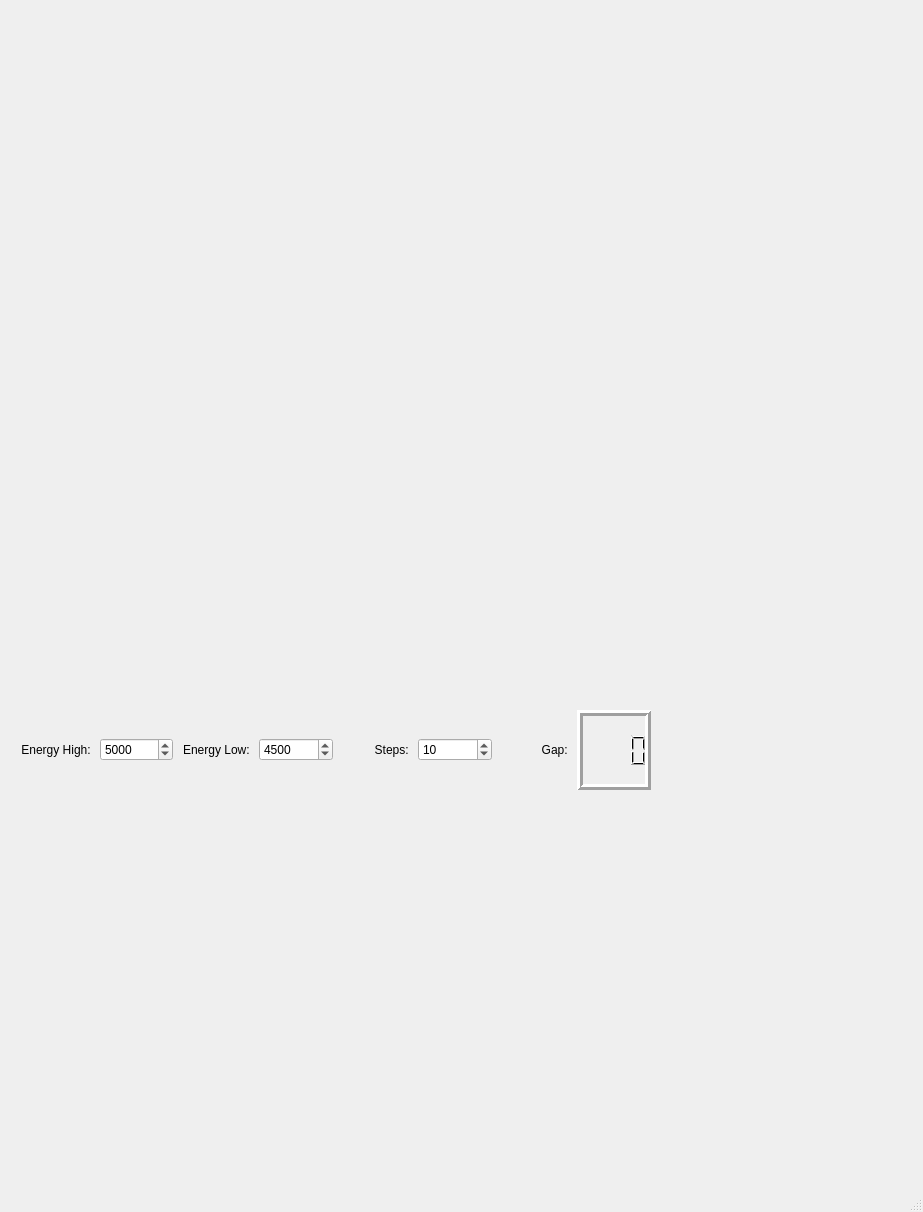
<?xml version="1.0" encoding="UTF-8"?>
<ui version="4.0">
 <class>MainWindow</class>
 <widget class="QMainWindow" name="MainWindow">
  <property name="geometry">
   <rect>
    <x>0</x>
    <y>0</y>
    <width>923</width>
    <height>1212</height>
   </rect>
  </property>
  <property name="windowTitle">
   <string>MainWindow</string>
  </property>
  <widget class="QWidget" name="centralwidget">
   <widget class="QWidget" name="horizontalLayoutWidget">
    <property name="geometry">
     <rect>
      <x>20</x>
      <y>710</y>
      <width>631</width>
      <height>80</height>
     </rect>
    </property>
    <layout class="QHBoxLayout" name="horizontalLayout">
     <item>
      <widget class="QLabel" name="lab_energy_high">
       <property name="text">
        <string>Energy High: </string>
       </property>
       <property name="alignment">
        <set>Qt::AlignRight|Qt::AlignTrailing|Qt::AlignVCenter</set>
       </property>
      </widget>
     </item>
     <item>
      <widget class="QSpinBox" name="input_energy_high">
       <property name="minimum">
        <number>2100</number>
       </property>
       <property name="maximum">
        <number>11000</number>
       </property>
       <property name="singleStep">
        <number>50</number>
       </property>
       <property name="value">
        <number>5000</number>
       </property>
      </widget>
     </item>
     <item>
      <widget class="QLabel" name="lab_energy_low">
       <property name="text">
        <string>Energy Low: </string>
       </property>
       <property name="alignment">
        <set>Qt::AlignRight|Qt::AlignTrailing|Qt::AlignVCenter</set>
       </property>
      </widget>
     </item>
     <item>
      <widget class="QSpinBox" name="input_energy_low">
       <property name="minimum">
        <number>2100</number>
       </property>
       <property name="maximum">
        <number>11000</number>
       </property>
       <property name="singleStep">
        <number>50</number>
       </property>
       <property name="value">
        <number>4500</number>
       </property>
      </widget>
     </item>
     <item>
      <widget class="QLabel" name="lab_energy_step">
       <property name="text">
        <string>Steps: </string>
       </property>
       <property name="alignment">
        <set>Qt::AlignRight|Qt::AlignTrailing|Qt::AlignVCenter</set>
       </property>
      </widget>
     </item>
     <item>
      <widget class="QSpinBox" name="input_energy_step">
       <property name="minimum">
        <number>2</number>
       </property>
       <property name="maximum">
        <number>100</number>
       </property>
       <property name="value">
        <number>10</number>
       </property>
      </widget>
     </item>
     <item>
      <widget class="QLabel" name="lab_energy_gap">
       <property name="text">
        <string>Gap: </string>
       </property>
       <property name="alignment">
        <set>Qt::AlignRight|Qt::AlignTrailing|Qt::AlignVCenter</set>
       </property>
      </widget>
     </item>
     <item>
      <widget class="QLCDNumber" name="energy_gap">
       <property name="frameShadow">
        <enum>QFrame::Raised</enum>
       </property>
       <property name="lineWidth">
        <number>3</number>
       </property>
       <property name="smallDecimalPoint">
        <bool>false</bool>
       </property>
       <property name="digitCount">
        <number>4</number>
       </property>
       <property name="segmentStyle">
        <enum>QLCDNumber::Filled</enum>
       </property>
      </widget>
     </item>
    </layout>
   </widget>
  </widget>
  <widget class="QMenuBar" name="menubar">
   <property name="geometry">
    <rect>
     <x>0</x>
     <y>0</y>
     <width>923</width>
     <height>20</height>
    </rect>
   </property>
  </widget>
  <widget class="QStatusBar" name="statusbar"/>
 </widget>
 <resources/>
 <connections/>
</ui>
